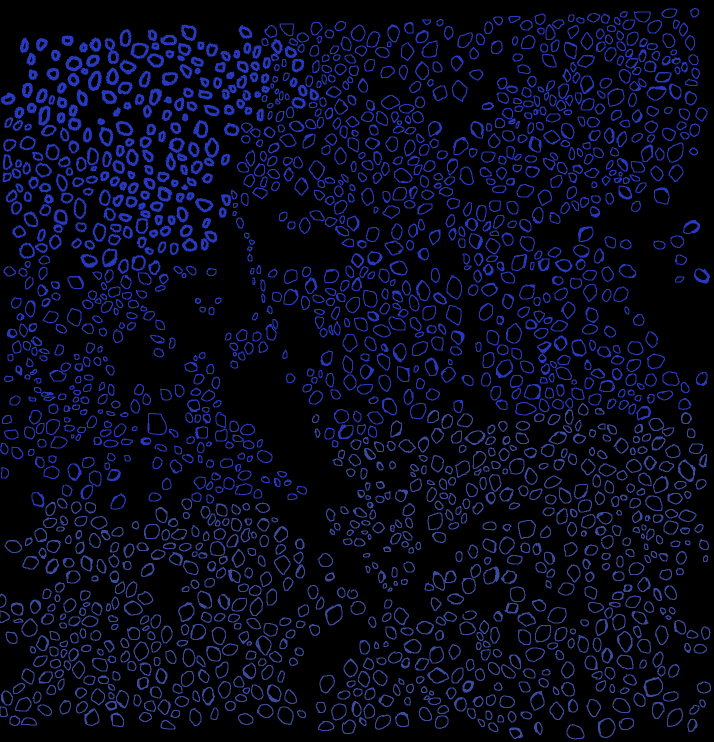
#> input picture TraditionalCV/masks/mask1.png, 1428 x 1484 px (shown at 1/2 size)
$ jupyter execute --allow-errors traditionalcv.ipynb   (older library calls are emulated)
#> lines starting #> are read from the running program, lines starting #| are printed output that depends on the picture; after the words box and inside, x2 and y2 are one past the last pixel; in counts of white or black regions, pixels touching at a corner belong together
<font size = 8> Barnacle detenction using Image Processing.

<font size=4> In this notebook, I explore traditional computer vision and image processing techniques to develop a pipeline for counting barnacles. The process involves a sequence of steps including filtering, binarization, morphological transformations, and contour detection.

I also implement popular methods such as Otsu's thresholding for binarization and the Watershed algorithm for image segmentation. Finally, by identifying and counting the distinct contour objects, I estimate the number of barnacles in the given image.

<font size = 5> Importing necessary libraries

[cell 1]
import numpy as np
import cv2
from matplotlib import pyplot as plt
from scipy.ndimage import gaussian_filter
import matplotlib.pyplot as plt
from PIL import Image

<font size= 5> Grayscaling the image and reducing noise

<font size=4> The following pipeline is demonstrated using one of the images provided for the challenge. Feel free to test it on other images as well. However, a quick disclaimer: since this technique is entirely manual and does not leverage any state-of-the-art computer vision models specifically trained to count barnacles, it may produce false positives on images that do not contain barnacles. This pipeline assumes that the input images, like those provided in the challenge, consist solely of barnacle-covered surfaces.

[cell 2]
THRESHOLD =0.271 #Optimal threshold decided based on a manual grid search across 20+ different values
image_path = "images/sample_image.png"

#> (a cell that did not finish here is left out)

<font size= 6> Applying Otsu's Thresholding

<font size = 4>Otsu's method is a popular algorithm for automatic image thresholding. The 'optimal' threshold calulcated using Otsu's method is used to convert a grayscale image into a binary image.

#> (a cell that did not finish here is left out)

<font size =5> Removing noise

[cell 5]
# noise removal
kernel = cv2.getStructuringElement(cv2.MORPH_RECT, (5, 5))
#> kernel = [[1, 1, 1, 1, 1], [1, 1, 1, 1, 1], [1, 1, 1, 1, 1], [1, 1, 1, 1, 1], [1, 1, 1, 1, 1]]
#> (the rest of this cell did not finish here and is left out)

<font size=5> Morphological Transformations

<font size=4> Several morphological operations are applied to the image. First, erosion is used to shrink objects and eliminate noise. Then, dilation is performed to expand the remaining structures.

After these steps, a distance transform is applied to compute the distance of each white pixel from the nearest black pixel. This distance map helps distinguish the definite foreground area from the uncertain region, which is useful for segmentation tasks. The threshold value used to separate these areas is 0.27, chosen after performing a grid search over more than 20 different threshold values.

[cell 6]
# Create subplots with 2 rows and 2 columns
fig, axes = plt.subplots(nrows=2, ncols=2, figsize=(8, 8))

# sure background area
#> (the rest of this cell did not finish here and is left out)

<font size = 5> Creating Marker Image

<font size=4> Now, each distinct object identified in the sure-foreground image is assigned a unique marker. After that, all marker values are incremented by 1, which is a common practice to reserve the value 0 for the unknown region when applying the Watershed algorithm.

#> (a cell that did not finish here is left out)

<font size =5> Applying Watershed Algorithm

 <font size  = 4> The Watershed Algorithm is a powerful image processing technique used for segmentation, particularly for separating touching or overlapping objects. Once the algorithm is applied, contours are drawn on the original image for better visualisation of how the algorithm is identifying different objects (barnacles) within the image.

#> (a cell that did not finish here is left out)

#> (a cell that did not finish here is left out)

<FONT SIZE =6> Calulating the actual number of Barnacles

<font size = 4> Using the masked images, I calculated the actual number of Barnacles. However, while the above algorithm worked for actual images, it didn't for the binary images. Hence, I utilized Connecteced component labelling, a popular technique to label distince connected regions in binary images. Below, I have shown an example run with the mask of the first image.

PS. As the algorithms used are distinct, I was not able to directly compared the labels in the mask and the original image to come up with a confusion matrix. Given more time, this might a more robust method to calculate the accuracy and precision of the model.

[cell 10]
image = cv2.imread("masks/mask1.png")
#> image is the input picture: shape (1484, 1428, 3); mean B, G, R 26.4, 9.4, 6.8
gray = cv2.cvtColor(image, cv2.COLOR_BGR2GRAY)
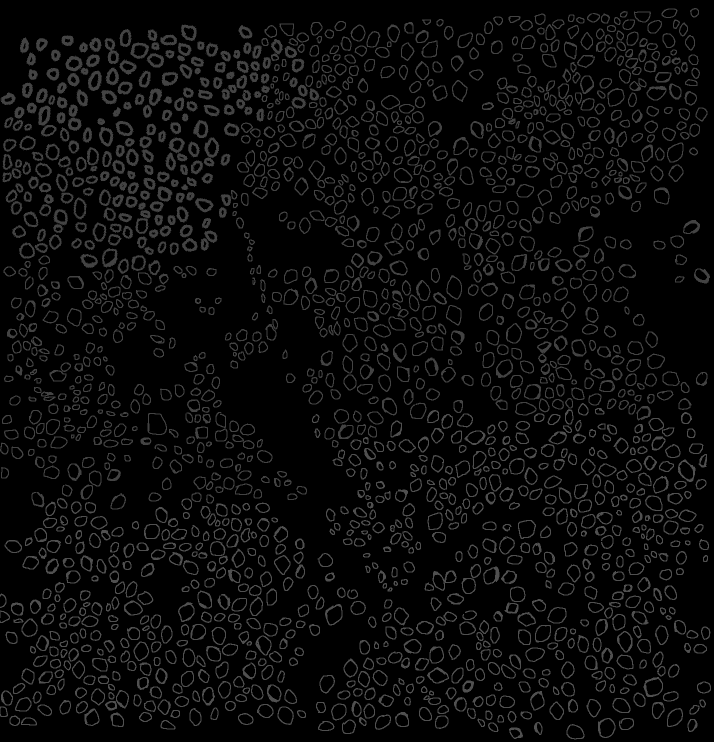
#> gray: shape (1484, 1428) (shown at 1/2 size); min 0, max 80, mean 10.5
thresh = cv2.threshold(gray, 0, 255,
	cv2.THRESH_BINARY_INV | cv2.THRESH_OTSU)[1]
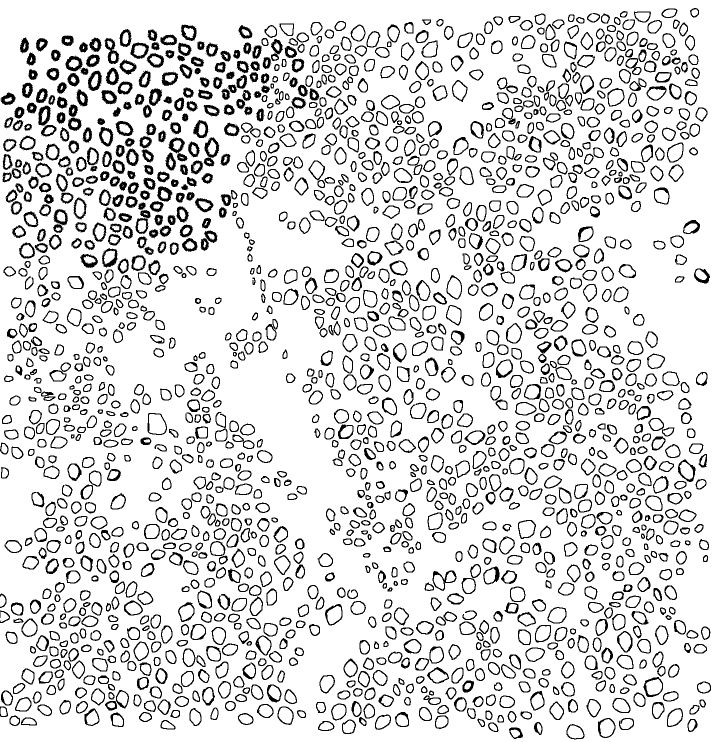
#> thresh: shape (1484, 1428) (shown at 1/2 size); 85.3% white; 1747 black regions (29 under 20 px), largest, box (x1, y1, x2, y2) and area: (407, 274, 439, 333) 769, (209, 76, 239, 128) 654, (106, 418, 136, 466) 624
connectivity= 8

[cell 11]
output = cv2.connectedComponentsWithStats(
	thresh, connectivity, cv2.CV_32S)
(numLabels, labels, stats, centroids) = output
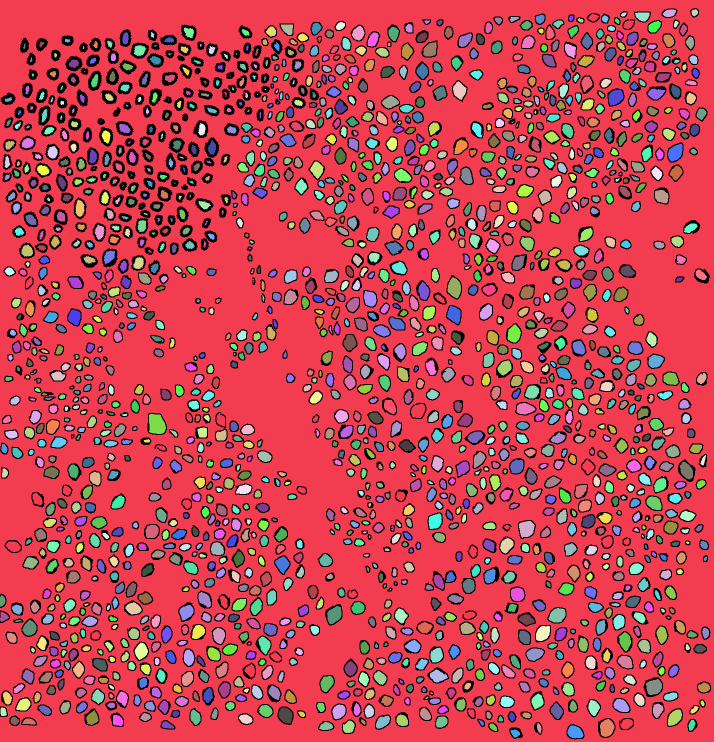
#> labels: shape (1484, 1428) int32 (shown at 1/2 size); 1745 distinct labels, from 0 to 1744; one colour per label, 0 black
#> numLabels = 1745; stats = 1745 rows, first 6: [0, 16, 1422, 1463, 310869], [0, 0, 1428, 1484, 1457250], [1325, 19, 27, 15, 304], [1383, 18, 13, 15, 139], [1242, 25, 11, 8, 64], [1270, 25, 29, 18, 400]; centroids = 1745 pairs, first value 4.26 to 1410.7, second value 24.71 to 1466.1

[cell 12]
all_components_output = image.copy()

for i in range(0, numLabels):

    if i == 0:
        text = "examining component {}/{} (background)".format(i + 1, numLabels)
        # Often you would use `continue` here to skip processing the background
        # continue

    # print a status message update for the current connected component
    # print("[INFO] {}".format(text))

    # extract the connected component statistics and centroid for the current label
    x = stats[i, cv2.CC_STAT_LEFT]
    y = stats[i, cv2.CC_STAT_TOP]
    w = stats[i, cv2.CC_STAT_WIDTH]
    h = stats[i, cv2.CC_STAT_HEIGHT]
    area = stats[i, cv2.CC_STAT_AREA]
    (cX, cY) = centroids[i]

    # Draw on a temporary copy for showing individual component
    current_component_output = image.copy()
    cv2.rectangle(current_component_output, (x, y), (x + w, y + h), (0, 255, 0), 3) # Green rectangle
    cv2.circle(current_component_output, (int(cX), int(cY)), 4, (0, 0, 255), -1) # Red circle for centroid

    # Also draw on the cumulative output image
    if i > 0: # Don't draw background's bbox on cumulative image
        cv2.rectangle(all_components_output, (x, y), (x + w, y + h), (0, 255, 0), 2) # Thinner green rectangle
        cv2.circle(all_components_output, (int(cX), int(cY)), 3, (0, 0, 255), -1)

    componentMask = (labels == i).astype("uint8") * 255
#> this loop made 1745 passes
#> (text, x, y, w, h, area, cX, cY) on pass 1: ('examining component 1/1745 (background)', 0, 16, 1422, 1463, 310869, 675.8, 693.8)
#> pass 1, `componentMask = (labels == i).astype("uint8") * 255`:
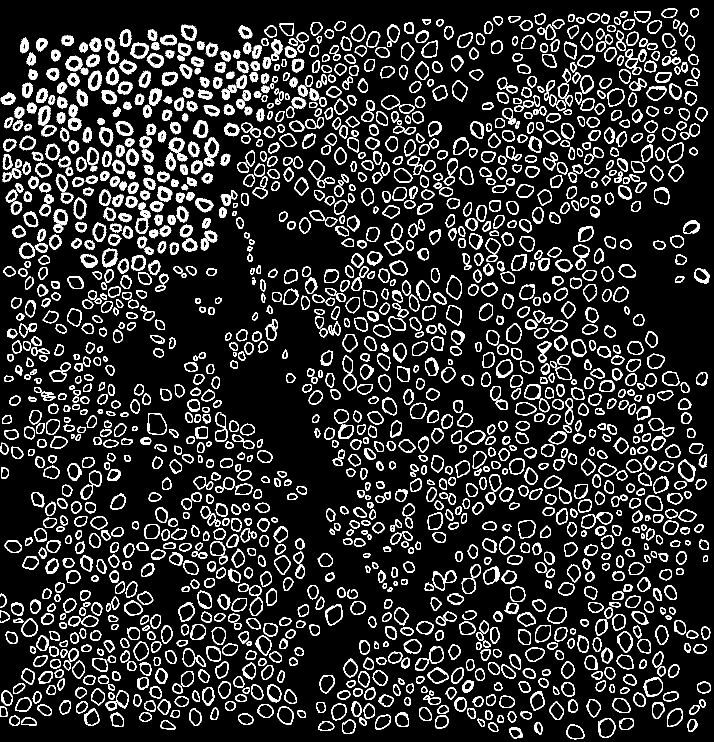
#> componentMask: shape (1484, 1428) (shown at 1/2 size); 14.7% white; 1747 white regions (29 under 20 px), largest, box (x1, y1, x2, y2) and area: (407, 274, 439, 333) 769, (209, 76, 239, 128) 654, (106, 418, 136, 466) 624
#> pass 3, `componentMask = (labels == i).astype("uint8") * 255`:
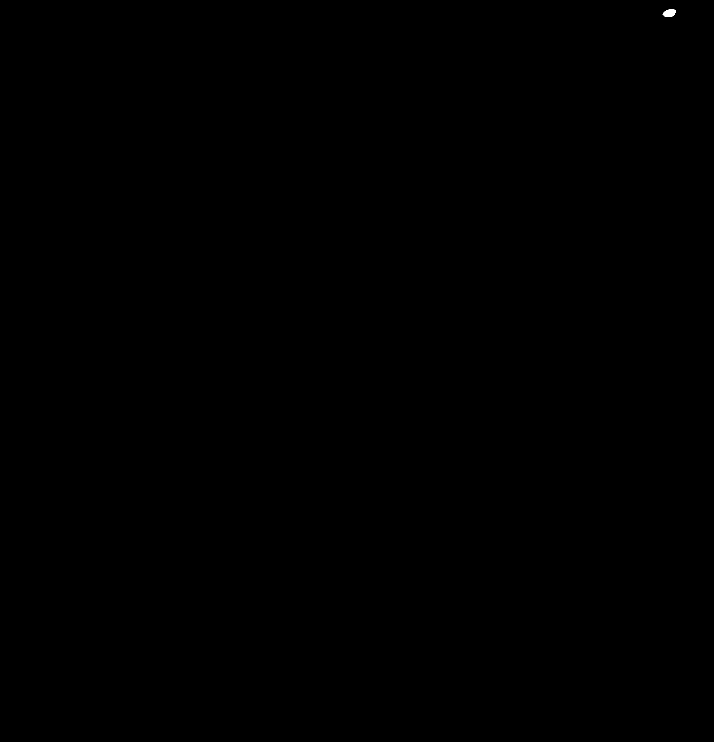
#> componentMask: shape (1484, 1428) (shown at 1/2 size); 0.01% white; 1 white region, box (x1, y1, x2, y2) and area: (1325, 19, 1352, 34) 304
#> after the loop:
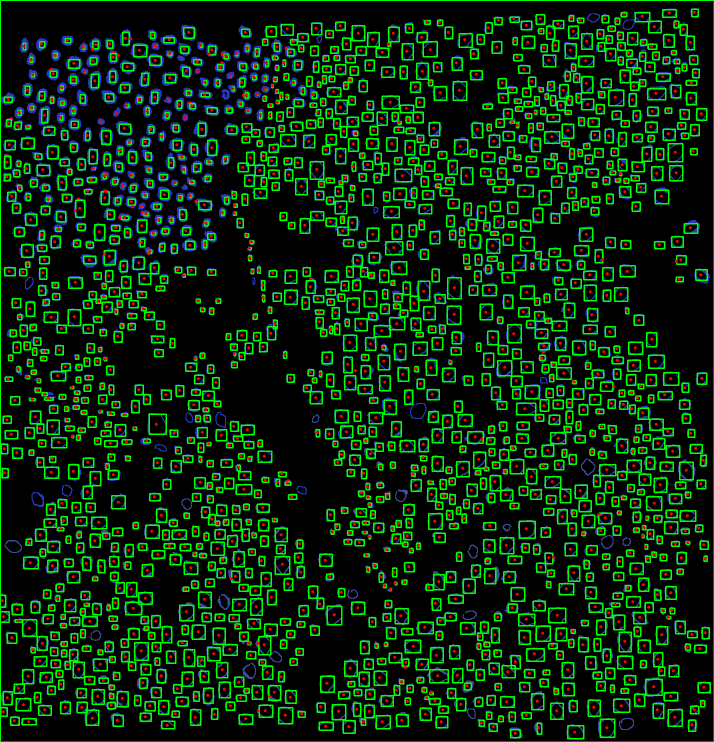
#> all_components_output: shape (1484, 1428, 3) (shown at 1/2 size); 17.87% of pixels changed, all inside (x1, y1, x2, y2) = (0, 0, 1428, 1484)

[cell 13]
all_components_output_array = np.array
plt.imshow(all_components_output)
plt.axis("off")
plt.show()
print(f"The actual number of Barnacles is {numLabels}")
#| The actual number of Barnacles is 1745

<font size =6> Accuracy Metrics Across All Three Pipelines.

<font size =4> The image processing pipeline has been applied, and the number of barnacles have been counted. It is now time to calculate the accuracy of the models and how they perform. For convenience, the accuracy statistics of all the pipelines will be presented in this notebook. More specifically, the following will be presented:

1. Accuracy of the image processing model across different Thresholding levelsv(for both images )
2. Comparison of trained model against the API model
3. Accuracy of all three pipelines with their best performing parameters

<font size= 6> 1.Accuracy CV model across different Thresholding levels

[cell 14]
thresholds = [0.2,0.21,0.22,0.23,0.24,0.25,0.26,0.27,0.28, 0.29, 0.30,0.31,0.32,0.33,0.34,0.355,0.36,0.37,0.38,0.39,0.40,0.41,0.42,0.43,0.44,0.45,0.46,0.47,0.48,0.49,0.5]

barnacles= []
#> (the rest of this cell did not finish here and is left out)

[cell 15]
thresholds = [0.2,0.21,0.22,0.23,0.24,0.25,0.26,0.27,0.28, 0.29, 0.30,0.31,0.32,0.33,0.34,0.355,0.36,0.37,0.38,0.39,0.40,0.41,0.42,0.43,0.44,0.45,0.46,0.47,0.48,0.49,0.5]

barnacles_2= []
#> (the rest of this cell did not finish here and is left out)

[cell 16]
#To avoid running the entire loop again for the result data
barnacles = [1339, 1233, 1165, 1276, 1208, 1063, 1063, 1191, 1064, 920, 921, 918, 842, 749, 719, 734, 662, 622, 610, 556, 546, 502, 484, 482, 418, 412, 396, 354, 335, 315, 279]
barnacles_2 = [366, 335, 303, 261, 234, 198, 165, 164, 135, 117, 99, 89, 92, 71, 63, 59, 58, 46, 38, 35, 26, 21, 22, 19, 19, 23, 17, 16, 14, 16, 16]

fig, (ax1, ax2) = plt.subplots(1, 2, figsize = (9,4))

ax1.plot(thresholds, barnacles)
ax1.set_title('Sample image 1')
ax1.set_xlabel('Threshold')
ax1.set_ylabel('Barnacles Detected')
ax1.grid()
ax1.axhline(y= 1748, color='r', linestyle='--', label='Actual number of Barnacles')


ax2.plot(thresholds, barnacles_2, color='red')
ax2.set_title('Sample Image 2 ')
ax2.set_xlabel('Threshold')
ax2.set_ylabel('Barnacles Detected')
ax2.axhline(y= 522, color='r', linestyle='--', label='Actual number of Barnacles')
ax2.grid()

plt.legend()
plt.tight_layout()
plt.show()
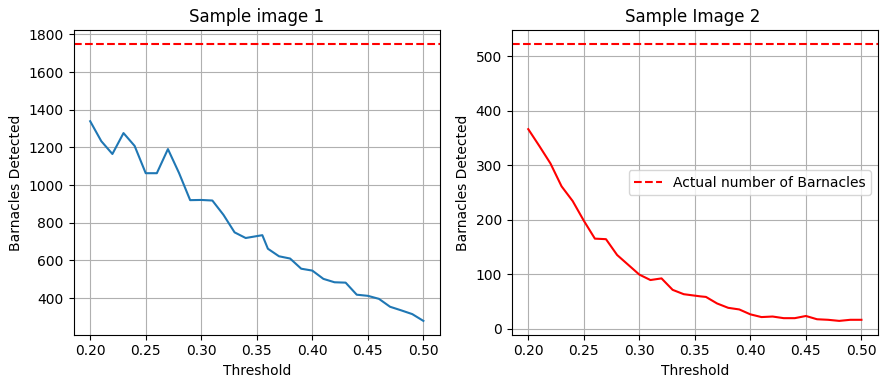
#> figure drawn by matplotlib, 2 panels; panel 1: curve peaks at x = 0.2, y = 1339; panel 2: curve peaks at x = 0.2, y = 366

$ run again, with TraditionalCV/masks/mask2.png copied over TraditionalCV/masks/mask1.png
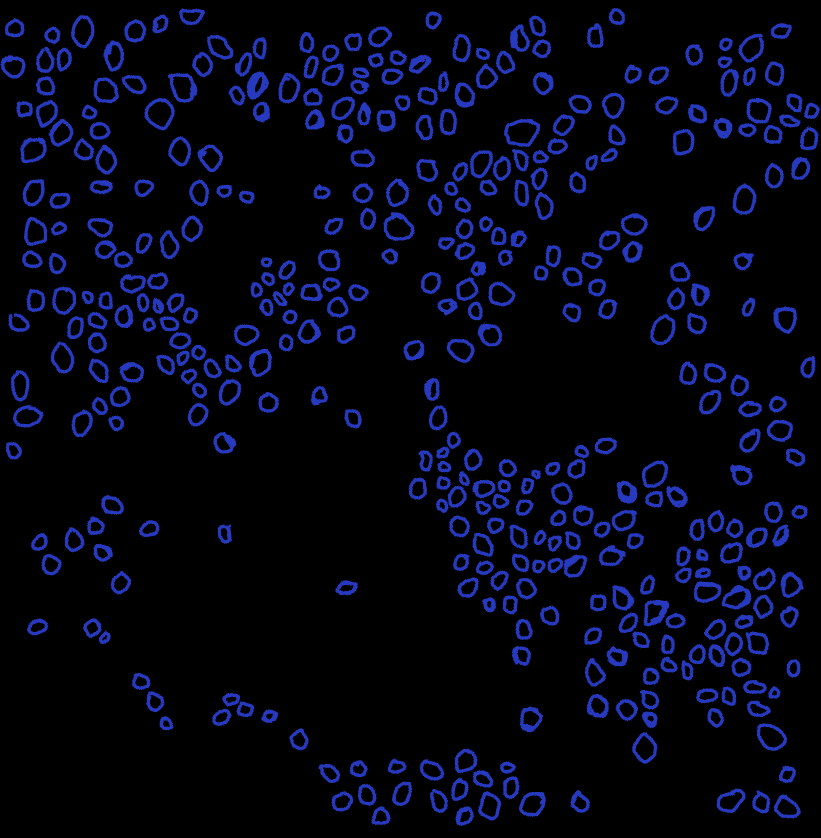
#> input picture TraditionalCV/masks/mask2.png, 1642 x 1675 px (shown at 1/2 size)
#> kernel = [[1, 1, 1, 1, 1], [1, 1, 1, 1, 1], [1, 1, 1, 1, 1], [1, 1, 1, 1, 1], [1, 1, 1, 1, 1]]
#> image is the input picture: shape (1675, 1642, 3); mean B, G, R 19.9, 5.9, 4.1
#> gray: shape (1675, 1642); values 0 (black) and 67 (white), 10.4% white; 520 white regions (123 under 20 px), largest, box (x1, y1, x2, y2) and area: (493, 143, 538, 201) 1500, (1287, 1199, 1339, 1253) 1341, (1008, 238, 1080, 294) 1278
#> `(numLabels, labels, stats, centroids) = output`:
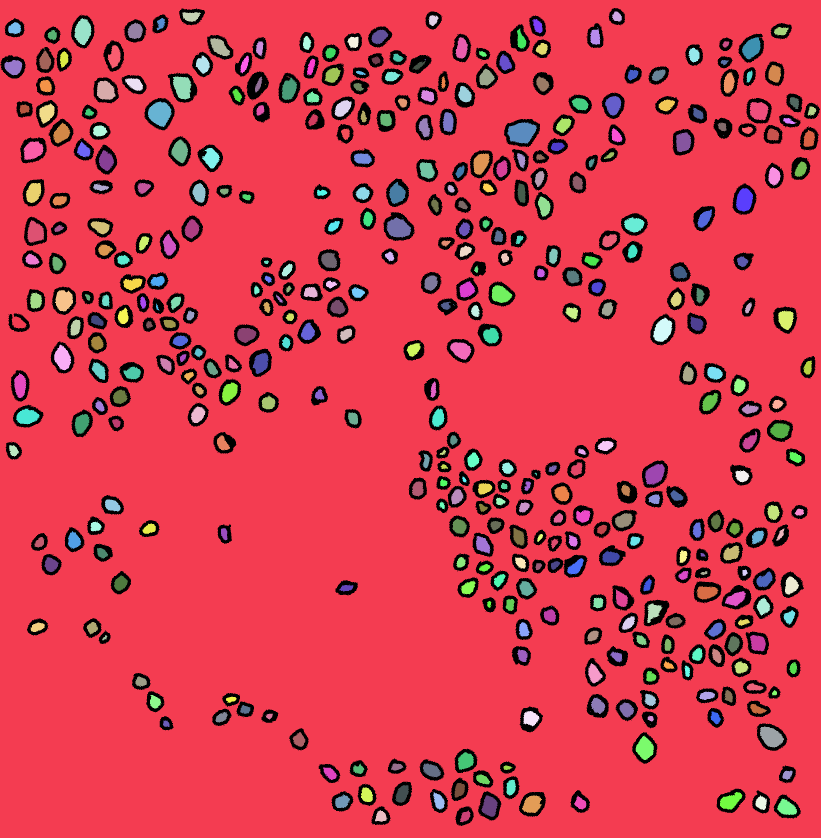
#> labels: shape (1675, 1642) int32 (shown at 1/2 size); 481 distinct labels, from 0 to 480; one colour per label, 0 black
#> numLabels = 481; stats = 481 rows, first 6: [1, 16, 1639, 1636, 286237], [0, 0, 1642, 1675, 2279662], [1224, 23, 20, 20, 287], [365, 24, 37, 20, 513], [857, 30, 20, 22, 299], [149, 36, 34, 54, 1289]; centroids = 481 pairs, first value 14 to 1635, second value 32.52 to 1632.8
#> the loop `for i in range(0, numLabels): ` made 481 passes
#> (text, x, y, w, h, area, cX, cY) on pass 1: ('examining component 1/481 (background)', 1, 16, 1639, 1636, 286237, 880, 718.3)
#> after the loop `for i in range(0, numLabels):`:
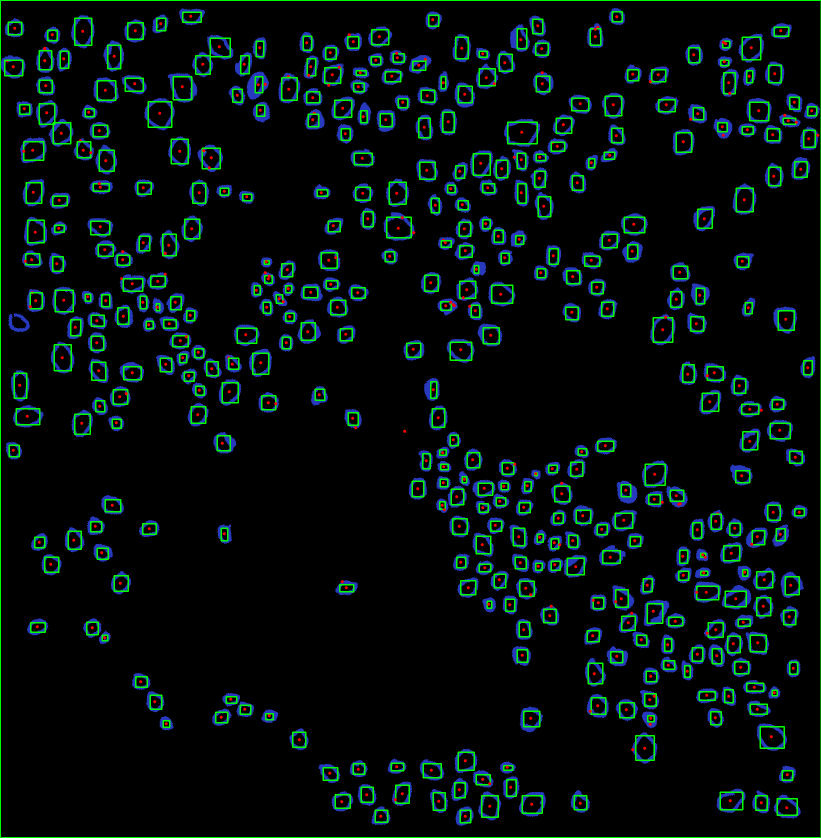
#> all_components_output: shape (1675, 1642, 3) (shown at 1/2 size); 5.16% of pixels changed, all inside (x1, y1, x2, y2) = (0, 0, 1642, 1675)
#| The actual number of Barnacles is 481
